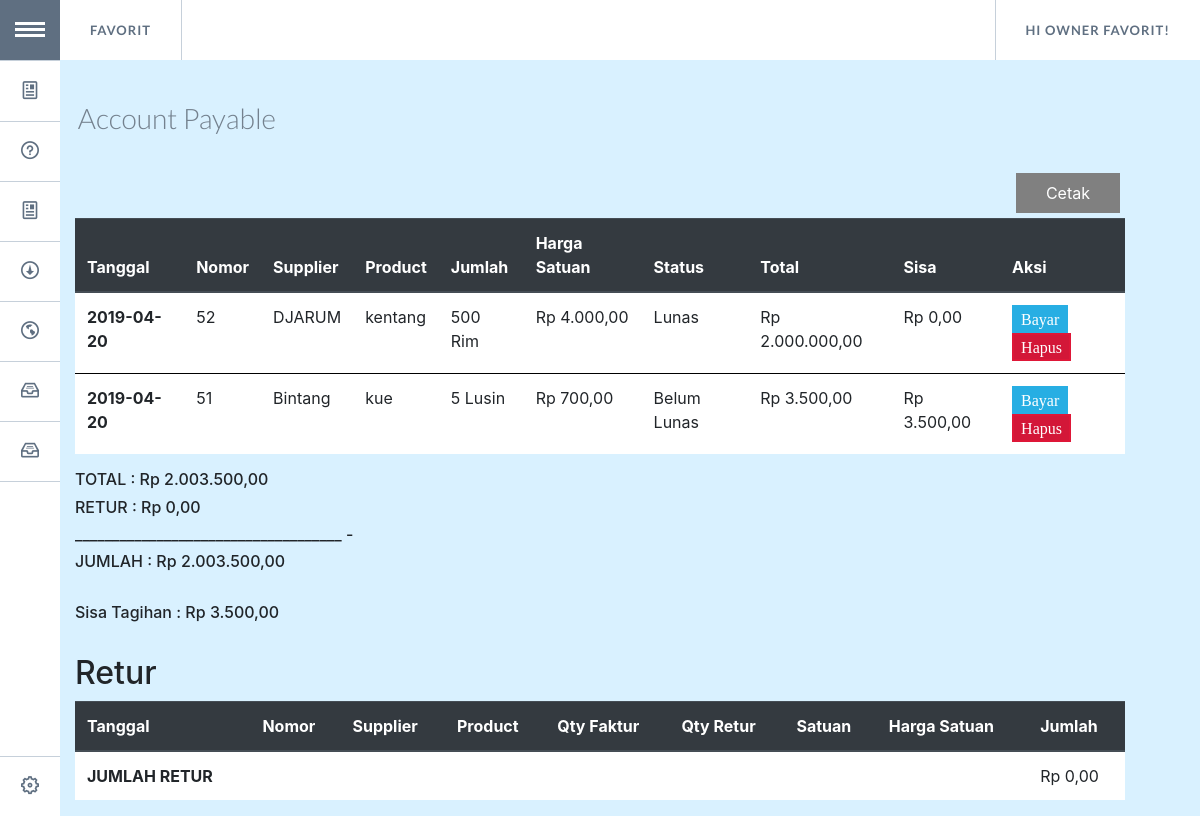
The page /hutang.php (signed in) on the database as committed earlier.
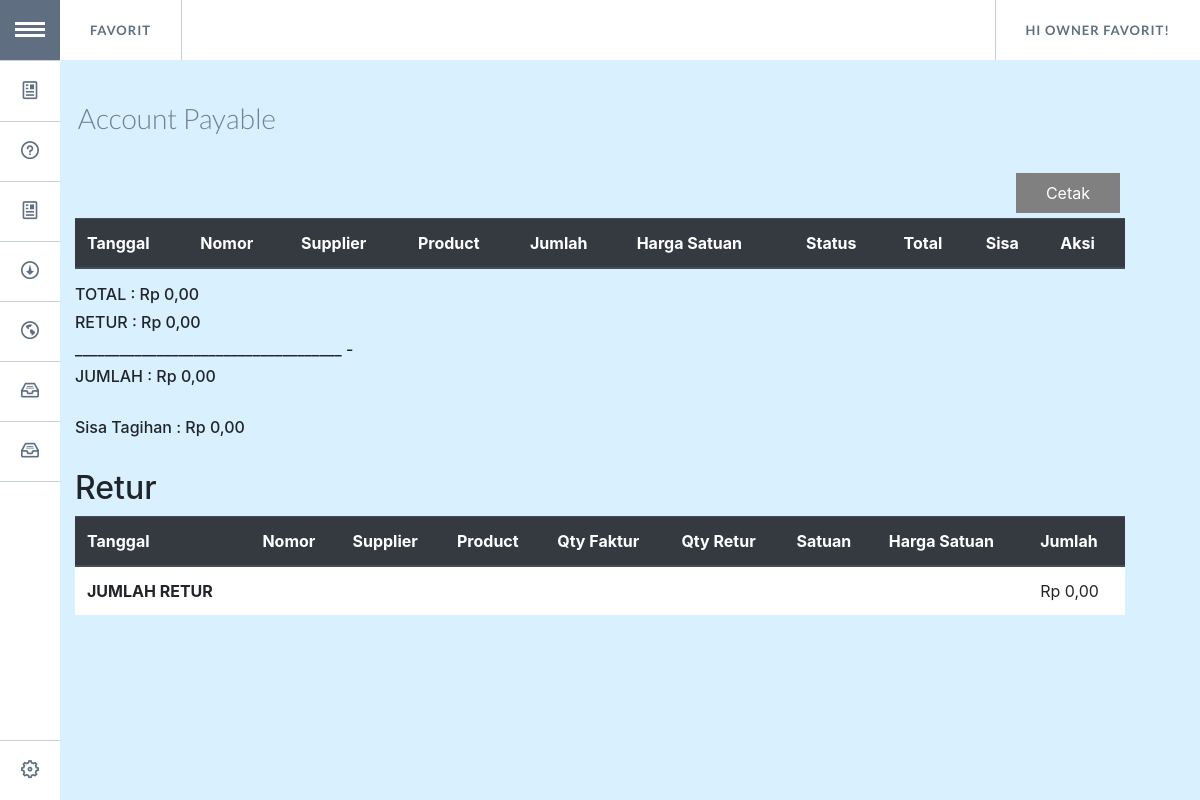
The same page on the database as committed later.
### tables this page shows
CREATE TABLE `user` (
  `id_user` int(20) NOT NULL,
  `username` varchar(20) NOT NULL,
  `password` varchar(10) NOT NULL,
  `nama` varchar(20) NOT NULL
);

CREATE TABLE `account_payable` (
  `tanggal` date NOT NULL,
  `id_debts` int(11) NOT NULL,
  `id_demand` int(11) DEFAULT NULL,
  `id_supplier` int(11) DEFAULT NULL,
  `total_tagihan` int(20) DEFAULT NULL,
  `sisa_tagihan` int(20) DEFAULT NULL,
  `paid` int(1) NOT NULL
);

CREATE TABLE `suppliers` (
  `id_supplier` int(5) NOT NULL,
  `nama_supplier` varchar(40) NOT NULL,
  `email` varchar(60) DEFAULT NULL,
  `alamat` varchar(100) DEFAULT NULL,
  `no_hp` int(14) DEFAULT NULL,
  `sisa_tagihan` int(20) DEFAULT NULL
);

CREATE TABLE `product` (
  `id_item` int(5) NOT NULL,
  `id_supplier` int(5) DEFAULT NULL,
  `nama_item` varchar(50) NOT NULL,
  `jumlah_item` int(250) NOT NULL,
  `satuan` varchar(7) NOT NULL,
  `harga_satuan` int(20) NOT NULL
);

CREATE TABLE `purchase_order` (
  `id_demand` int(5) NOT NULL,
  `tgl` date NOT NULL,
  `id_item` int(5) DEFAULT NULL,
  `qty_demand` int(10) NOT NULL,
  `sum_demand` int(20) NOT NULL,
  `status` int(1) NOT NULL,
  `ret_stat` int(1) NOT NULL DEFAULT '0',
  `qty_ret` int(5) NOT NULL DEFAULT '0'
);

### hutang.php (the view, shortened to what this page needs)
<!DOCTYPE html>
<html lang="en" class="no-js">
	<head>
        <link rel="stylesheet" href="https://stackpath.bootstrapcdn.com/bootstrap/4.3.1/css/bootstrap.min.css">
		<link rel="stylesheet" type="text/css" href="assets/GoogleNexusWebsiteMenu/css/normalize.css" />
		<link rel="stylesheet" type="text/css" href="assets/GoogleNexusWebsiteMenu/css/style.css" />
		<link rel="stylesheet" type="text/css" href="assets/GoogleNexusWebsiteMenu/css/component.css" />
		<link rel="stylesheet" type="text/css" href="assets/css/table.css" />
		<link rel="stylesheet" type="text/css" href="assets/css/mainform.css" />
	</head>
	<body>
	<?php
	include 'koneksi_model.php';
	if (!isset($_SESSION["sukses"]) and !isset($_SESSION["username"]) and !isset($_SESSION["password"])) {
		die("<div style='margin-top:200px'>
			<h1 style='text-align:center;color:red;font-weight:bold'>Kami tidak mengenali anda!</h1>
			<h3 style='text-align:center'>Silahkan login <a href='login_page.php'>disini</a></h3>
			</div>");
	}else
		{
			$sql= "SELECT nama FROM user WHERE username='".$_SESSION["username"]."'";
			$query= mysqli_query($conn,$sql);
			$result= mysqli_fetch_array($query);
			$hello = $result[0];
		}
?>
		<div class="container" style="width:90%;max-width: none">
			<ul id="gn-menu" class="gn-menu-main">
				<li class="gn-trigger">
					<a class="gn-icon gn-icon-menu"><span>Menu</span></a>
					<nav class="gn-menu-wrapper">
						<div class="gn-scroller">
							<ul class="gn-menu">
							<li><a class="gn-icon gn-icon-article" href='request.php'>Purchase Request</a></li>
								<li><a class="gn-icon gn-icon-help"href='acc.php'>Approval</a></li>
								<li><a class="gn-icon gn-icon-article" href='order.php'>Purchase Order</a></li>
								<li><a class="gn-icon gn-icon-download" href='terima.php'>Receiving</a></li>
								<li><a class="gn-icon gn-icon-earth" href='hutang.php'>Account Payable</a></li>
								<li><a class="gn-icon gn-icon-archive" href='supplier.php'>Supplier</a></li>
								<li><a class="gn-icon gn-icon-archive" href='produk.php'>Product</a></li>
								<li class="bawah"><a class="gn-icon gn-icon-cog" href='logout.php'>Logout</a></li>
							</ul>
						</div>
					</nav>
				</li>
				<li><a href='mainMenu.php'>Favorit</a></li>
				<li><a href="password.php"><span>Hi <?php echo $hello ?>!</span></a></li>
			</ul>
			<header>
				<h1> <span>Account Payable</span></h1>
			</header>
			<div class="head row">
				<div class="col-sm-6 col-md-6 col-xl-6 col-lg-6">
				</div>
				<div class="col-sm-6 col-md-6 col-xl-6 col-lg-6">
					  <form>
         				<button class="tambahBut" type="submit" onclick="window.open('hutang_cetak.php')">Cetak</button>
      				</form>
				</div>
			</div>
			 <table class="table">
				<thead class="thead-dark">
					<tr>
						<th scope="col">Tanggal</th>
						<th scope="col">Nomor</th>
						<th scope="col">Supplier</th>
						<th scope="col">Product</th>
						<th scope="col">Jumlah</th>
						<th scope="col">Harga Satuan</th>
						<th scope="col">Status</th>
						<th scope="col">Total</th>
						<th scope="col">Sisa</th>
						<th scope="col">Aksi</th>
					</tr>
				</thead>
			<?php
				$sql1= "SELECT account_payable.tanggal,account_payable.id_demand,suppliers.nama_supplier,product.nama_item,purchase_order.qty_demand,
				product.satuan,product.harga_satuan,account_payable.paid,account_payable.total_tagihan,account_payable.sisa_tagihan
				FROM account_payable
				LEFT JOIN purchase_order ON account_payable.id_demand = purchase_order.id_demand
				LEFT JOIN product ON purchase_order.id_item = product.id_item
				LEFT JOIN suppliers ON product.id_supplier = suppliers.id_supplier";
				$query1= mysqli_query($conn,$sql1);
				$tot=0;
				$sis=0;
				while ($hsl1= mysqli_fetch_assoc($query1)){
					$tot = $tot + $hsl1['total_tagihan'];
					$sis = $sis + $hsl1['sisa_tagihan'];
			?>
			<tr>
                    <th style="background: white" scope ="row"><?php echo $hsl1['tanggal'];?></th>
                    <td style="background: white"><?php echo $hsl1['id_demand'];?></td>
                    <td style="background: white"><?php echo $hsl1['nama_supplier'];?></td>
                    <td style="background: white"><?php echo $hsl1['nama_item'];?></td>
                    <td style="background: white"><?php echo $hsl1['qty_demand']." ".$hsl1['satuan'];?></td>
                    <td style="background: white"><?php echo "Rp ".number_format($hsl1['harga_satuan'],2,",",".");?></td>
                    <td style="background: white"><?php if($hsl1['paid']==0){echo "Belum Lunas";}else{echo "Lunas";}?></td>
                    <td style="background: white"><?php echo "Rp ".number_format($hsl1['total_tagihan'],2,",",".");?></td>
                    <td style="background: white"><?php echo "Rp ".number_format($hsl1['sisa_tagihan'],2,",",".");?></td>
                    <td style="background: white"><?php echo"<button class='buttonBayar'><a class='actText' href='hutang_bayar_btn.php?id=$hsl1[id_demand]'>Bayar</a></button>
                <button class='actButtonNo'><a class='actText' href='hutang_hapus_btn.php?id=$hsl1[id_demand]'>Hapus</a></button></td>";?>
                </tr>
            <?php
                }
            ?>
			</table>
			<div>
				<h6>TOTAL : <?php echo "Rp ".number_format($tot,2,",","."); ?></h6>
				<?php
				$j=0;
				?>
				<h6>RETUR : <?php echo "Rp ".number_format($j,2,",","."); ?></h6>
				<h6>____________________________________ -</h6>
				<h6>JUMLAH : <?php echo "Rp ".number_format($tot-$j,2,",","."); ?></h6>
				<br>
				<h6>Sisa Tagihan : <?php echo "Rp ".number_format($sis,2,",","."); ?></h6>
				<br>
			</div>
			<h2> <span>Retur</span></h2>
			<table class="table">
				<thead class="thead-dark">
					<tr>
						<th scope="col">Tanggal</th>
						<th scope="col">Nomor</th>
						<th scope="col">Supplier</th>
						<th scope="col">Product</th>
						<th scope="col">Qty Faktur</th>
						<th scope="col">Qty Retur</th>
						<th scope="col">Satuan</th>
						<th scope="col">Harga Satuan</th>
						<th scope="col">Jumlah</th>
					</tr>
				</thead>
				<?php
				$jumlah= 0;
			?>
				<tr>
					<th style="background: white"> JUMLAH RETUR </th>
					<td style="background: white"> </td>
					<td style="background: white"> </td>
					<td style="background: white"> </td>
					<td style="background: white"> </td>
					<td style="background: white"> </td>
					<td style="background: white"> </td>
					<td style="background: white"> </td>
					<td style="background: white"> <?php echo "Rp ".number_format($jumlah,2,",","."); ?></td>
				</tr>
			</table>
		</div>
</body>
</html>

### assets/GoogleNexusWebsiteMenu/css/style.css (style rules this page uses)
body { background: #d9f1ff; }
.container > header, .codrops-top { color: #fff; font-family: 'Lato', Arial, sans-serif; }
.container > header { padding-top: 100px; }
.container > header h1 { font-size: 3.2em; line-height: 1.3; margin: 0; font-weight: 300; }
.container > header span { display: block; font-size: 55%; color: #74818e; padding: 0 0 0.6em 0.1em; }
.bawah { position:absolute; left:0; bottom: 0; width: 100%; }

### assets/css/table.css (style rules this page uses)
.table td, .table th { border-top: 1px solid black; }
.head { z-index: }
.head button { float:right; margin-bottom: 5px; margin-right: 5px; }
.tambahBut { background: grey; border:none; color:white; margin:auto; margin-top: 20px; padding:10px 30px; margin-bottom:5px; }

### assets/css/mainform.css (style rules this page uses)
.actButtonNo { border:none; background: #d31738; border:#de1738 solid 2px; padding:2px; padding-right: 7px; padding-left: 7px; }
.actText { color:white; font-family: 'Verdana'; font-style: none; }
.buttonBayar { border:none; background: #27aee3; border:#27aee3 solid 2px; padding:2px; padding-right: 7px; padding-left: 7px; }

Rows that differ between the two databases and show on the page:
removed account_payable: tanggal "2019-04-20", id_demand "52", id_supplier.nama_supplier "DJARUM", product.nama_item "kentang", id_demand.qty_demand "500", product.satuan "Rim", product.harga_satuan "4.000,00", paid "Lunas", total_tagihan "2.000.000,00", sisa_tagihan "0,00"
removed account_payable: tanggal "2019-04-20", id_demand "51", id_supplier.nama_supplier "Bintang", product.nama_item "kue", id_demand.qty_demand "5", product.satuan "Lusin", product.harga_satuan "700,00", paid "Belum Lunas", total_tagihan "3.500,00", sisa_tagihan "3.500,00"
Other text that changed with them:
$tot: "2.003.500,00" → "0,00"
$tot-$j: "2.003.500,00" → "0,00"
$sis: "3.500,00" → "0,00"
